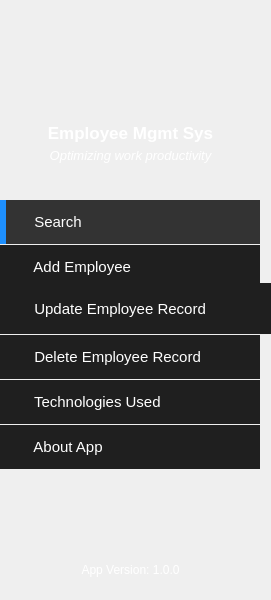
   <widget class="QWidget" name="leftWidget" native="true">
    <property name="geometry">
     <rect>
      <x>0</x>
      <y>0</y>
      <width>271</width>
      <height>600</height>
     </rect>
    </property>
    <property name="styleSheet">
     <string notr="true">#leftWidget
{
	width:260px;
	background:#1F1F1F;
}</string>
    </property>
    <widget class="QLabel" name="label">
     <property name="geometry">
      <rect>
       <x>-40</x>
       <y>10</y>
       <width>325</width>
       <height>125</height>
      </rect>
     </property>
     <property name="text">
      <string/>
     </property>
     <property name="pixmap">
      <pixmap resource="resources.qrc">:/Images/Corporate Management.png</pixmap>
     </property>
     <property name="scaledContents">
      <bool>true</bool>
     </property>
    </widget>
    <widget class="QLabel" name="label_2">
     <property name="geometry">
      <rect>
       <x>0</x>
       <y>118</y>
       <width>261</width>
       <height>31</height>
      </rect>
     </property>
     <property name="font">
      <font>
       <family>Segoe UI</family>
       <pointsize>13</pointsize>
       <bold>true</bold>
      </font>
     </property>
     <property name="text">
      <string>&lt;html&gt;&lt;head/&gt;&lt;body&gt;&lt;p align=&quot;center&quot;&gt;&lt;span style=&quot; color:#ffffff;&quot;&gt;Employee Mgmt Sys&lt;/span&gt;&lt;/p&gt;&lt;/body&gt;&lt;/html&gt;</string>
     </property>
    </widget>
    <widget class="QLabel" name="label_3">
     <property name="geometry">
      <rect>
       <x>0</x>
       <y>146</y>
       <width>261</width>
       <height>20</height>
      </rect>
     </property>
     <property name="font">
      <font>
       <pointsize>9</pointsize>
      </font>
     </property>
     <property name="text">
      <string>&lt;html&gt;&lt;head/&gt;&lt;body&gt;&lt;p align=&quot;center&quot;&gt;&lt;span style=&quot; font-size:10pt; font-style:italic; color:#ffffff;&quot;&gt;Optimizing work productivity&lt;/span&gt;&lt;/p&gt;&lt;/body&gt;&lt;/html&gt;</string>
     </property>
    </widget>
    <widget class="QPushButton" name="searchButton">
     <property name="geometry">
      <rect>
       <x>0</x>
       <y>200</y>
       <width>260</width>
       <height>44</height>
      </rect>
     </property>
     <property name="font">
      <font>
       <pointsize>11</pointsize>
      </font>
     </property>
     <property name="styleSheet">
      <string notr="true">#searchButton
{
	text-align:left;
	padding-left:20px;
	border:none;
	border-left:6px solid dodgerblue;
	color:white;	
	background:#333333;
}</string>
     </property>
     <property name="text">
      <string>  Search</string>
     </property>
     <property name="icon">
      <iconset resource="resources.qrc">
       <normaloff>:/Images/icons8_Find_User_Male_50px.png</normaloff>:/Images/icons8_Find_User_Male_50px.png</iconset>
     </property>
     <property name="iconSize">
      <size>
       <width>32</width>
       <height>32</height>
      </size>
     </property>
    </widget>
    <widget class="QPushButton" name="aboutButton">
     <property name="geometry">
      <rect>
       <x>0</x>
       <y>425</y>
       <width>260</width>
       <height>44</height>
      </rect>
     </property>
     <property name="font">
      <font>
       <pointsize>11</pointsize>
      </font>
     </property>
     <property name="styleSheet">
      <string notr="true">#aboutButton
{
	text-align:left;
	padding-left:26px;
	border:none;	
	color:white;	
	background:#1F1F1F;
}
#aboutButton:hover
{
	text-align:left;
	padding-left:26px;	
	border:none;	
	color:white;	
	background:#333333;
}</string>
     </property>
     <property name="text">
      <string>  About App</string>
     </property>
     <property name="icon">
      <iconset resource="resources.qrc">
       <normaloff>:/Images/icons8_Money_50px_1.png</normaloff>:/Images/icons8_Money_50px_1.png</iconset>
     </property>
     <property name="iconSize">
      <size>
       <width>32</width>
       <height>32</height>
      </size>
     </property>
    </widget>
    <widget class="QPushButton" name="addEmpButton">
     <property name="geometry">
      <rect>
       <x>0</x>
       <y>245</y>
       <width>260</width>
       <height>44</height>
      </rect>
     </property>
     <property name="font">
      <font>
       <pointsize>11</pointsize>
      </font>
     </property>
     <property name="styleSheet">
      <string notr="true">#addEmpButton
{
	text-align:left;
	padding-left:26px;
	border:none;	
	color:white;	
	background:#1F1F1F;
}
#addEmpButton:hover
{
	text-align:left;
	padding-left:26px;
	border:none;	
	color:white;	
	background:#333;
}</string>
     </property>
     <property name="text">
      <string>  Add Employee</string>
     </property>
     <property name="icon">
      <iconset resource="resources.qrc">
       <normaloff>:/Images/icons8_Add_User_Male_50px.png</normaloff>:/Images/icons8_Add_User_Male_50px.png</iconset>
     </property>
     <property name="iconSize">
      <size>
       <width>32</width>
       <height>32</height>
      </size>
     </property>
    </widget>
    <widget class="QPushButton" name="updateEmpButton">
     <property name="geometry">
      <rect>
       <x>0</x>
       <y>283</y>
       <width>291</width>
       <height>51</height>
      </rect>
     </property>
     <property name="font">
      <font>
       <pointsize>11</pointsize>
      </font>
     </property>
     <property name="styleSheet">
      <string notr="true">#updateEmpButton
{
	text-align:left;
	padding-left:26px;
	border:none;	
	color:white;	
	background:#1F1F1F;
}
#updateEmpButton:hover
{
	text-align:left;
	padding-left:26px;
	border:none;	
	color:white;	
	background:#333;
}</string>
     </property>
     <property name="text">
      <string>  Update Employee Record</string>
     </property>
     <property name="icon">
      <iconset resource="resources.qrc">
       <normaloff>:/Images/icons8_Registration_50px.png</normaloff>:/Images/icons8_Registration_50px.png</iconset>
     </property>
     <property name="iconSize">
      <size>
       <width>32</width>
       <height>32</height>
      </size>
     </property>
    </widget>
    <widget class="QPushButton" name="deleteEmpButton">
     <property name="geometry">
      <rect>
       <x>0</x>
       <y>335</y>
       <width>260</width>
       <height>44</height>
      </rect>
     </property>
     <property name="font">
      <font>
       <pointsize>11</pointsize>
      </font>
     </property>
     <property name="styleSheet">
      <string notr="true">#deleteEmpButton
{
	text-align:left;
	padding-left:26px;
	border:none;	
	color:white;	
	background:#1F1F1F;
}
#deleteEmpButton:hover
{
	text-align:left;
	padding-left:26px;
	border:none;	
	color:white;	
	background:#333;
}</string>
     </property>
     <property name="text">
      <string>  Delete Employee Record</string>
     </property>
     <property name="icon">
      <iconset resource="resources.qrc">
       <normaloff>:/Images/icons8_Remove_User_Male_50px.png</normaloff>:/Images/icons8_Remove_User_Male_50px.png</iconset>
     </property>
     <property name="iconSize">
      <size>
       <width>32</width>
       <height>32</height>
      </size>
     </property>
    </widget>
    <widget class="QPushButton" name="techButton">
     <property name="geometry">
      <rect>
       <x>0</x>
       <y>380</y>
       <width>260</width>
       <height>44</height>
      </rect>
     </property>
     <property name="font">
      <font>
       <pointsize>11</pointsize>
      </font>
     </property>
     <property name="styleSheet">
      <string notr="true">#techButton
{
	text-align:left;
	padding-left:26px;
	border:none;	
	color:white;	
	background:#1F1F1F;
}
#techButton:hover
{
	text-align:left;
	padding-left:26px;	
	border:none;	
	color:white;	
	background:#333333;
}</string>
     </property>
     <property name="text">
      <string>  Technologies Used</string>
     </property>
     <property name="icon">
      <iconset resource="resources.qrc">
       <normaloff>:/Images/icons8_Hand_50px.png</normaloff>:/Images/icons8_Hand_50px.png</iconset>
     </property>
     <property name="iconSize">
      <size>
       <width>32</width>
       <height>32</height>
      </size>
     </property>
    </widget>
    <widget class="QLabel" name="label_9">
     <property name="geometry">
      <rect>
       <x>30</x>
       <y>560</y>
       <width>201</width>
       <height>21</height>
      </rect>
     </property>
     <property name="text">
      <string>&lt;html&gt;&lt;head/&gt;&lt;body&gt;&lt;p align=&quot;center&quot;&gt;&lt;span style=&quot; color:#ffffff;&quot;&gt;App Version: 1.0.0&lt;/span&gt;&lt;/p&gt;&lt;/body&gt;&lt;/html&gt;</string>
     </property>
    </widget>
   </widget>
